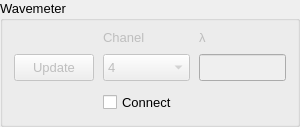
           <widget class="QGroupBox" name="groupBox_6">
            <property name="sizePolicy">
             <sizepolicy hsizetype="Preferred" vsizetype="Preferred">
              <horstretch>0</horstretch>
              <verstretch>0</verstretch>
             </sizepolicy>
            </property>
            <property name="maximumSize">
             <size>
              <width>16777215</width>
              <height>16777215</height>
             </size>
            </property>
            <property name="font">
             <font>
              <pointsize>10</pointsize>
             </font>
            </property>
            <property name="title">
             <string>Wavemeter</string>
            </property>
            <layout class="QGridLayout" name="gridLayout_11">
             <property name="topMargin">
              <number>9</number>
             </property>
             <property name="bottomMargin">
              <number>9</number>
             </property>
             <property name="spacing">
              <number>9</number>
             </property>
             <item row="0" column="3">
              <widget class="QLabel" name="lbl_wavemeterlbd">
               <property name="enabled">
                <bool>false</bool>
               </property>
               <property name="minimumSize">
                <size>
                 <width>0</width>
                 <height>15</height>
                </size>
               </property>
               <property name="maximumSize">
                <size>
                 <width>16777215</width>
                 <height>15</height>
                </size>
               </property>
               <property name="font">
                <font>
                 <pointsize>10</pointsize>
                </font>
               </property>
               <property name="text">
                <string>&lt;html&gt;&lt;head/&gt;&lt;body&gt;&lt;p&gt;λ&lt;/p&gt;&lt;/body&gt;&lt;/html&gt;</string>
               </property>
              </widget>
             </item>
             <item row="1" column="3">
              <widget class="QLineEdit" name="line_wlmLbd">
               <property name="enabled">
                <bool>false</bool>
               </property>
               <property name="minimumSize">
                <size>
                 <width>87</width>
                 <height>27</height>
                </size>
               </property>
               <property name="maximumSize">
                <size>
                 <width>87</width>
                 <height>27</height>
                </size>
               </property>
               <property name="sizeIncrement">
                <size>
                 <width>100</width>
                 <height>0</height>
                </size>
               </property>
               <property name="font">
                <font>
                 <pointsize>10</pointsize>
                </font>
               </property>
              </widget>
             </item>
             <item row="1" column="2">
              <widget class="QComboBox" name="combo_vlmChan">
               <property name="enabled">
                <bool>false</bool>
               </property>
               <property name="minimumSize">
                <size>
                 <width>87</width>
                 <height>27</height>
                </size>
               </property>
               <property name="maximumSize">
                <size>
                 <width>87</width>
                 <height>27</height>
                </size>
               </property>
               <property name="font">
                <font>
                 <pointsize>10</pointsize>
                </font>
               </property>
               <property name="currentText">
                <string>4</string>
               </property>
               <property name="currentIndex">
                <number>3</number>
               </property>
               <item>
                <property name="text">
                 <string>1</string>
                </property>
               </item>
               <item>
                <property name="text">
                 <string>2</string>
                </property>
               </item>
               <item>
                <property name="text">
                 <string>3</string>
                </property>
               </item>
               <item>
                <property name="text">
                 <string>4</string>
                </property>
               </item>
              </widget>
             </item>
             <item row="0" column="2">
              <widget class="QLabel" name="label_25">
               <property name="enabled">
                <bool>false</bool>
               </property>
               <property name="minimumSize">
                <size>
                 <width>0</width>
                 <height>15</height>
                </size>
               </property>
               <property name="maximumSize">
                <size>
                 <width>16777215</width>
                 <height>15</height>
                </size>
               </property>
               <property name="font">
                <font>
                 <pointsize>10</pointsize>
                </font>
               </property>
               <property name="text">
                <string>&lt;html&gt;&lt;head/&gt;&lt;body&gt;&lt;p&gt;Chanel&lt;/p&gt;&lt;/body&gt;&lt;/html&gt;</string>
               </property>
              </widget>
             </item>
             <item row="2" column="3">
              <widget class="QLabel" name="label_26">
               <property name="minimumSize">
                <size>
                 <width>0</width>
                 <height>15</height>
                </size>
               </property>
               <property name="maximumSize">
                <size>
                 <width>16777215</width>
                 <height>15</height>
                </size>
               </property>
               <property name="text">
                <string/>
               </property>
              </widget>
             </item>
             <item row="2" column="2">
              <widget class="QCheckBox" name="check_wavemeter">
               <property name="minimumSize">
                <size>
                 <width>87</width>
                 <height>25</height>
                </size>
               </property>
               <property name="maximumSize">
                <size>
                 <width>87</width>
                 <height>25</height>
                </size>
               </property>
               <property name="font">
                <font>
                 <pointsize>10</pointsize>
                </font>
               </property>
               <property name="text">
                <string>Connect</string>
               </property>
               <property name="checkable">
                <bool>true</bool>
               </property>
               <property name="autoRepeat">
                <bool>false</bool>
               </property>
               <property name="tristate">
                <bool>false</bool>
               </property>
              </widget>
             </item>
             <item row="1" column="0">
              <widget class="QPushButton" name="pushButton_5">
               <property name="enabled">
                <bool>false</bool>
               </property>
               <property name="minimumSize">
                <size>
                 <width>0</width>
                 <height>27</height>
                </size>
               </property>
               <property name="maximumSize">
                <size>
                 <width>16777215</width>
                 <height>27</height>
                </size>
               </property>
               <property name="text">
                <string>Update</string>
               </property>
              </widget>
             </item>
            </layout>
           </widget>
